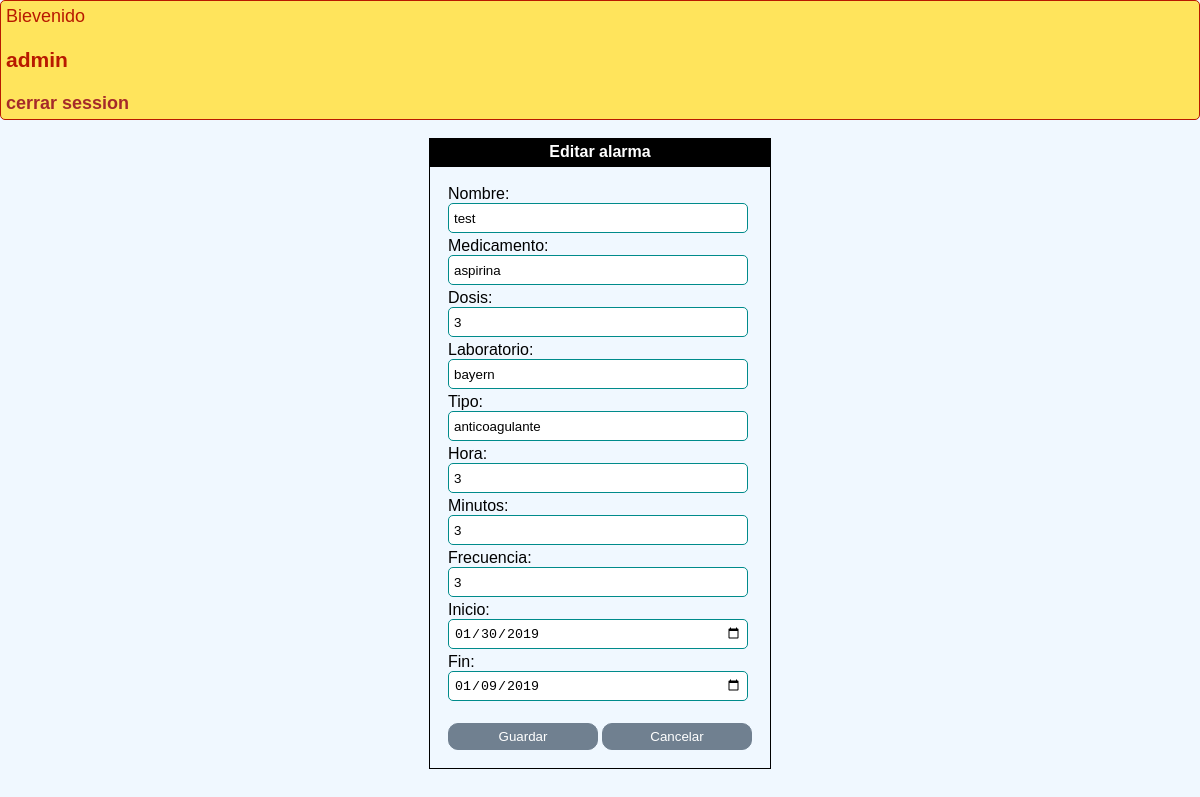
Page /AplicacionWebPHP/accion.php?accion=editar&id=1 (signed in) on the committed database.
### tables this page shows
CREATE TABLE `alarma` (
  `id_alarma` int(11) NOT NULL,
  `nombre` varchar(30) NOT NULL,
  `nombre_med` varchar(30) NOT NULL
);

CREATE TABLE `medicamento` (
  `nombre_med` varchar(30) NOT NULL,
  `dosis` int(1) NOT NULL,
  `laboratorio` varchar(30) NOT NULL,
  `tipo` varchar(20) NOT NULL
);

CREATE TABLE `horario` (
  `id_horario` int(11) NOT NULL,
  `hora` int(2) NOT NULL,
  `minuto` int(2) NOT NULL,
  `periodicidad` int(2) NOT NULL,
  `id_alarma` int(11) NOT NULL
);

CREATE TABLE `dia` (
  `id_dia` int(11) NOT NULL,
  `fecha_inicio` date NOT NULL,
  `fecha_final` date NOT NULL,
  `id_alarma` int(11) NOT NULL
);

### AplicacionWebPHP/accion.php (the view, shortened to what this page needs)
<?php
include_once "conexion.php";
if($_GET["accion"]=='borrar'){
	mysqli_query($con,"delete from horario where id_alarma=".$_GET["id"].";");
	mysqli_query($con,"delete from dia where id_alarma=".$_GET["id"].";");
	mysqli_query($con,"delete from medicamento where nombre_med=(select nombre_med from alarma where id_alarma=".$_GET["id"].");");
	mysqli_query($con,"delete from alarma where id_alarma=".$_GET["id"].";");
	mysqli_close($con);
	echo "<script>alert('Alerta eliminada')</script>";
	echo "<script>location.href='alarmas.php';</script>";
}else{
$res=mysqli_fetch_array(mysqli_query($con,"select al.nombre as nombre,al.nombre_med as medicina,med.dosis as dosis,med.laboratorio as laboratorio,med.tipo as tipo,horario.minuto as minutos, horario.hora as hora, dia.fecha_inicio as inicio, dia.fecha_final as fin, horario.periodicidad as frecuencia  from alarma as al inner join medicamento as med on med.nombre_med=al.nombre_med inner join dia on dia.id_alarma=al.id_alarma inner join horario on horario.id_alarma=al.id_alarma where al.id_alarma=".$_GET["id"].";"));
?>
<html>
<head>
<link rel="stylesheet" href="estilo.css" media="all">
<div class="mensaje">Bievenido<h3><?php echo $_SESSION["usuario"] ?></h3><a href="cerrar.php">cerrar session</a></div>
</head>
<body>
<br>
<form action="editar.php" method="post">
<table align="center" style="border:1px solid black; padding: 15px;">
<caption>Editar alarma</caption>
<tr>
<td colspan=2>
<span>Nombre:</span><br/>
<?php echo '<input class= "cajas" type="text" name="nombre" value="'.$res["nombre"].'" required>';?>
</td>
</tr>
<tr>
<td colspan=2>
<span>Medicamento:</span><br/>
<?php echo '<input class= "cajas" type="text" name="medicamento" value="'.$res["medicina"].'"required>';?>
</td>
</tr>
<tr>
<td colspan=2>
<span>Dosis:</span><br/>
<?php echo '<input class="cajas" type="number" name="dosis" value="'.$res["dosis"].'" required>';?>
</td>
</tr>
<tr>
<td colspan=2>
<span>Laboratorio:</span><br/>
<?php echo '<input class="cajas" type="text" value="'.$res["laboratorio"].'" name="laboratorio">';?>
</td>
</tr>
<tr>
<td colspan=2>
<span>Tipo:</span><br/>
<?php echo '<input class="cajas" type="text" value="'.$res["tipo"].'" name="tipo">';?>
</td>
</tr>
<tr>
<td colspan=2>
<span>Hora:</span><br/>
<?php echo '<input class="cajas" type="number" value="'.$res["hora"].'" name="hora">';?>
</td>
</tr>
<tr>
<td colspan=2>
<span>Minutos:</span><br/>
<?php echo '<input class="cajas" type="number" value="'.$res["minutos"].'" name="minuto">';?>
</td>
</tr>
<tr>
<td colspan=2>
<span>Frecuencia:</span><br/>
<?php echo '<input class="cajas" type="number" name="periodicidad" value="'.$res["frecuencia"].'" required>';?>
</td>
</tr>
<tr>
<td colspan=2>
<span>Inicio:</span><br/>
<?php echo '<input class="cajas" type="date" name="inicio" value="'.$res["inicio"].'" required>';?>
</td>
</tr>
<tr>
<td colspan=2>
<span>Fin:</span><br/>
<?php echo '<input class="cajas" type="date" name="fin" value="'.$res["fin"].'" required>';?>
</td>
</tr>
<tr>
<td>
<br/>
<input type="submit" class="boton" value="Guardar">
</td>
<td>
<br/>
<input type="button" class="boton" onclick="location.href='alarmas.php'" value="Cancelar">
</td>
</tr>
</table>
</form>
</body>
</html>
<?php
}
?>

### AplicacionWebPHP/estilo.css (style rules this page uses)
body { background:aliceblue; margin:0; padding:0; font-family:sans-serif; }
a { color:brown; font-weight: bold; text-decoration: none; }
.cajas { width:300px; border: 1px solid darkcyan; height:30px; border-radius:5px; padding: 5px; }
table caption { background: #000; color:#fff; font-weight: bold; padding:5px; }
.boton { background-color:slategrey; color:#fff; padding:5px; width:150px; cursor:pointer; border-radius:10px; border:1px solid slategrey; }
.mensaje { background-color:#ffe45c; padding:5px; color:#b81900; font-size: 18px; border: 1px solid #b81900; border-radius:5px; }

### rows in the picture
alarma: nombre "test", medicamento "aspirina", dosis "3", laboratorio "bayern", tipo "anticoagulante", hora "3", minuto "3", periodicidad "3", inicio "01/30/2019", fin "01/09/2019"

### other values in the picture
$_SESSION["usuario"] "admin"
